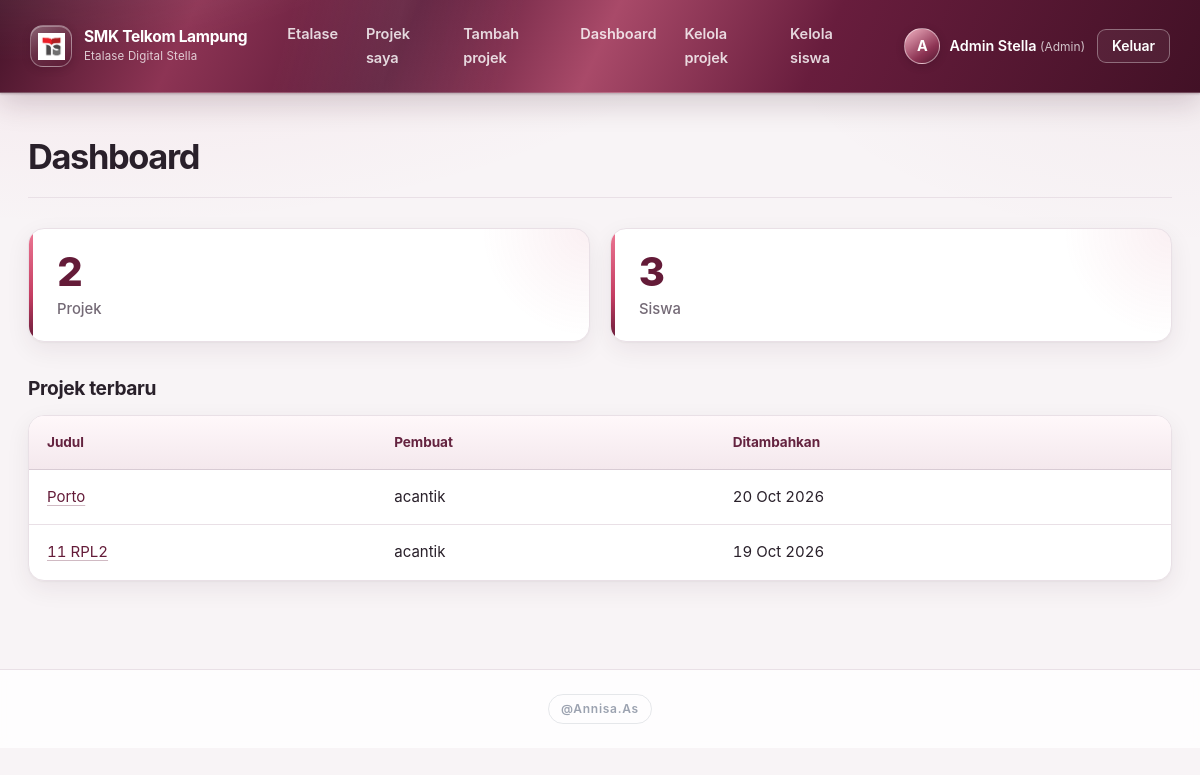
/admin/dashboard.php (signed in), run on the app's committed database.
### tables this page shows
CREATE TABLE `projek` (
  `id` int(11) NOT NULL,
  `user_id` int(11) NOT NULL,
  `judul` varchar(150) NOT NULL,
  `deskripsi` text NOT NULL,
  `gambar` varchar(255) NOT NULL,
  `link_pendukung` varchar(255) NOT NULL,
  `link_demo` varchar(255) DEFAULT NULL,
  `created_at` timestamp NOT NULL DEFAULT current_timestamp(),
  `updated_at` timestamp NOT NULL DEFAULT current_timestamp() ON UPDATE current_timestamp()
);

CREATE TABLE `users` (
  `id` int(11) NOT NULL,
  `nama` varchar(100) NOT NULL,
  `username` varchar(50) NOT NULL,
  `password` varchar(255) NOT NULL,
  `role` enum('super_admin','admin','siswa') NOT NULL DEFAULT 'siswa',
  `kelas` varchar(20) DEFAULT NULL,
  `created_at` timestamp NOT NULL DEFAULT current_timestamp(),
  `foto_profil` varchar(255) DEFAULT NULL
);

### config/helper.php (called while the page is built, shortened)
<?php
require_once __DIR__ . '/koneksi.php';
function e($teks) {
    return htmlspecialchars((string)$teks, ENT_QUOTES, 'UTF-8');
}
function db_persiapkan($sql, $tipe, $param) {
    global $koneksi;
    $stmt = mysqli_prepare($koneksi, $sql);
    return $stmt;
}
function db_semua($sql, $tipe = '', $param = []) {
    $stmt = db_persiapkan($sql, $tipe, $param);
    if (!mysqli_stmt_execute($stmt)) {
        $error = mysqli_stmt_error($stmt);
        mysqli_stmt_close($stmt);
        throw new RuntimeException('Query database gagal dijalankan: ' . $error);
    }
    $hasil = mysqli_stmt_get_result($stmt);
    $baris = $hasil ? mysqli_fetch_all($hasil, MYSQLI_ASSOC) : [];
    return $baris;
}
function db_satu($sql, $tipe = '', $param = []) {
    $baris = db_semua($sql, $tipe, $param);
    return $baris[0] ?? null;
}
function tanggal_id($waktu) {
    return date('d M Y', strtotime($waktu));
}

### admin/dashboard.php (the view, shortened to what this page needs)
<?php
require __DIR__ . '/../config/helper.php';
$jml_projek = db_satu("SELECT COUNT(*) AS n FROM projek")['n'];
$jml_siswa  = db_satu("SELECT COUNT(*) AS n FROM users WHERE role = 'siswa'")['n'];
$terbaru = db_semua(
    "SELECT p.id, p.judul, p.created_at, u.nama
       FROM projek p JOIN users u ON u.id = p.user_id
      ORDER BY p.created_at DESC LIMIT 5"
);
require __DIR__ . '/../includes/header.php';
?>
<div class="judul-halaman"><h1>Dashboard</h1></div>
<div class="statistik">
    <div class="stat"><strong><?= (int)$jml_projek ?></strong><span>Projek</span></div>
    <div class="stat"><strong><?= (int)$jml_siswa ?></strong><span>Siswa</span></div>
</div>
<h2>Projek terbaru</h2>
<?php if (!$terbaru): ?>
    <div class="kosong"><p>Belum ada projek yang masuk.</p></div>
<?php else: ?>
<div class="tabel-bungkus">
<table class="tabel">
    <thead><tr><th>Judul</th><th>Pembuat</th><th>Ditambahkan</th></tr></thead>
    <tbody>
    <?php foreach ($terbaru as $p): ?>
        <tr>
            <td><a href="<?= BASE_URL ?>/siswa/detail.php?id=<?= (int)$p['id'] ?>"><?= e($p['judul']) ?></a></td>
            <td><?= e($p['nama']) ?></td>
            <td><?= e(tanggal_id($p['created_at'])) ?></td>
        </tr>
    <?php endforeach; ?>
    </tbody>
</table>
</div>
<?php endif; ?>
<?php require __DIR__ . '/../includes/footer.php'; ?>

### assets/css/base.css (style rules this page uses)
:root { --langit: #ffffff; --langit-2: #fff0f4; --bintang: #c43d62; --bintang-gelap: #641b38; --bintang-terang: #ed7894; --burgundy-metal: linear-gradient(115deg, #451329 0%, #8d3454 16%, #5a1837 34%, #a94a69 50%, #681d3d 68%, #421126 100%); --kertas: #f8f4f6; --permukaan: #ffffff; --teks: #29202a; --teks-lembut: #746a76; --garis: #e9e0e6; --garis-tegas: #d8cbd4; --bahaya: #a51f3e; --radius: 16px; --radius-kecil: 10px; --bayangan-kecil: 0 1px 2px rgba(53, 18, 38, 0.07), 0 1px 1px rgba(53, 18, 38, 0.04); --bayangan: 0 1px 2px rgba(53, 18, 38, 0.04), 0 8px 24px rgba(53, 18, 38, 0.07); --bayangan-besar: 0 2px 4px rgba(53, 18, 38, 0.04), 0 18px 44px rgba(53, 18, 38, 0.12); --ease: cubic-bezier(0.2, 0.7, 0.2, 1); }
* { box-sizing: border-box; }
html { -webkit-text-size-adjust: 100%; scroll-behavior: smooth; }
body { margin: 0; font-family: "Inter", system-ui, -apple-system, "Segoe UI", Roboto, "Helvetica Neue", Arial, sans-serif; font-size: 16px; line-height: 1.65; background: radial-gradient(ellipse 60rem 26rem at 8% -4rem, rgba(196, 61, 98, 0.09), transparent 70%), radial-gradient(ellipse 40rem 22rem at 100% 0, rgba(141, 52, 84, 0.055), transparent 70%), var(--kertas); background-attachment: fixed; color: var(--teks); -webkit-font-smoothing: antialiased; -moz-osx-font-smoothing: grayscale; text-rendering: optimizeLegibility; }
a { color: var(--bintang-gelap); text-decoration-color: rgba(100, 27, 56, 0.3); text-underline-offset: 3px; transition: color 160ms var(--ease), text-decoration-color 160ms var(--ease); }
h1, h2, h3 { color: var(--teks); text-wrap: balance; }
h1 { font-size: clamp(1.7rem, 3vw, 2.15rem); font-weight: 750; letter-spacing: -0.04em; margin: 0; line-height: 1.15; }
h2 { font-size: 1.2rem; font-weight: 680; letter-spacing: -0.02em; margin: 34px 0 14px; line-height: 1.3; }
.judul-halaman { display: flex; flex-wrap: wrap; align-items: center; justify-content: space-between; gap: 16px; margin-bottom: 30px; padding-bottom: 20px; border-bottom: 1px solid var(--garis); }

### assets/css/dashboard.css (style rules this page uses)
.statistik { display: grid; grid-template-columns: repeat(auto-fit, minmax(200px, 1fr)); gap: 20px; }
.stat { position: relative; display: flex; flex-direction: column; gap: 6px; background: radial-gradient(circle 9rem at 100% 0, rgba(196, 61, 98, 0.08), transparent 75%), var(--permukaan); border: 1px solid var(--garis); border-radius: var(--radius); padding: 22px 24px 22px 28px; box-shadow: var(--bayangan); overflow: hidden; transition: box-shadow 220ms var(--ease), border-color 220ms var(--ease), transform 220ms var(--ease); }
.stat::before { content: ""; position: absolute; inset: 0 auto 0 0; width: 4px; background: linear-gradient(180deg, var(--bintang-terang), var(--bintang) 60%, var(--bintang-gelap)); }
.stat strong { display: block; font-size: clamp(2rem, 4vw, 2.5rem); font-weight: 760; line-height: 1.05; letter-spacing: -0.045em; font-variant-numeric: tabular-nums; color: var(--bintang-gelap); }
.stat span { color: var(--teks-lembut); font-size: 0.925rem; font-weight: 500; line-height: 1.4; }

### assets/css/tabel.css (style rules this page uses)
.tabel-bungkus { overflow-x: auto; background: var(--permukaan); border: 1px solid var(--garis); border-radius: var(--radius); box-shadow: var(--bayangan); -webkit-overflow-scrolling: touch; }
.tabel { width: 100%; border-collapse: collapse; min-width: 560px; }
.tabel th, .tabel td { text-align: left; padding: 15px 18px; border-bottom: 1px solid var(--garis); vertical-align: middle; }
.tabel th { background: linear-gradient(180deg, #fff8fa, #f4e8ed); border-bottom: 1px solid var(--garis-tegas); font-size: 0.85rem; font-weight: 650; letter-spacing: -0.005em; color: #64233f; white-space: nowrap; }
.tabel td { font-size: 0.94rem; font-variant-numeric: tabular-nums; }
.tabel tbody tr { transition: background-color 160ms var(--ease); }
.tabel tr:last-child td { border-bottom: 0; }

### data on the page
projek: judul "Porto", user.nama "acantik", created_at "20 Oct 2026"
projek: judul "11 RPL2", user.nama "acantik", created_at "19 Oct 2026"

### other printed values
mb_strtoupper(mb_substr($u['nama'], 0, 1)) "A"
$u['nama'] "Admin Stella"
label_role($u['role']) "Admin"
$jml_projek "2"
$jml_siswa "3"
